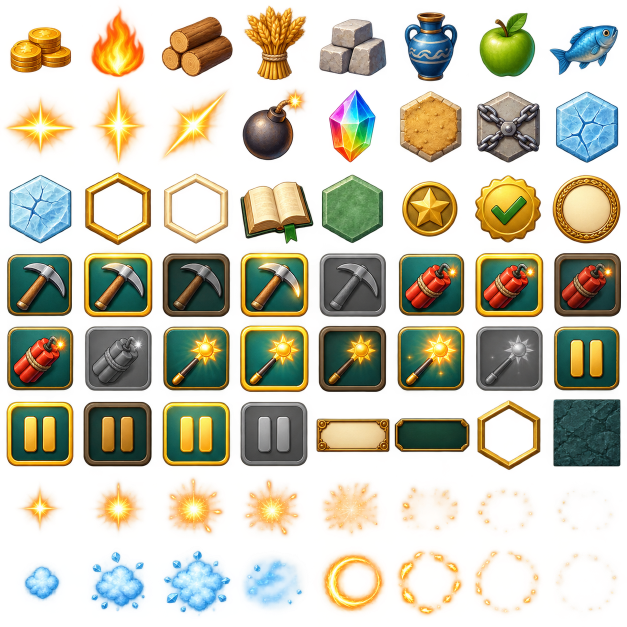
#> input picture engine/art/match3/source.png, 1254 x 1254 px (shown at 1/2 size)
$ python match3_atlas.py
#> lines starting #> are read from the running program, lines starting #| are printed output that depends on the picture
#!/usr/bin/env python3
"""Build/check the engine skin and single-texture game overrides, preserving alpha.

Default source: one authored ImageGen atlas. Only crop/rotate/resize registration
is used. Game overrides copy their existing RGBA canvases byte-for-byte; no
control states are recolored or derived. --check never writes runtime assets.
"""
import argparse
import importlib.util
import hashlib
import io
import json
import math
from pathlib import Path

from PIL import Image

ROOT = Path(__file__).resolve().parents[1]
STATES = ['normal', 'selected', 'pressed', 'hover', 'disabled']
NAMES = ([f'kind-{i}' for i in range(8)] +
         ['ray-row', 'ray-column', 'ray-diagonal', 'bomb', 'prism', 'sand', 'chain', 'ice-2',
          'ice-1', 'selected', 'hint', 'guide', 'cell-mask', 'score', 'complete', 'moves'] +
         [f'{tool}-{state}' for tool in ['pickaxe', 'dynamite', 'sunburst', 'pause'] for state in STATES] +
         ['hud-panel', 'tool-tray', 'board-frame', 'background'] +
         [f'spark-{i}' for i in range(8)] + [f'ice-puff-{i}' for i in range(4)] + [f'impact-{i}' for i in range(4)])
HEX = {'sand', 'chain', 'ice-2', 'ice-1', 'selected', 'hint', 'cell-mask', 'board-frame'}


def lua_table(frames, path=None):
    header = '-- Generated by python3 tools/match3_atlas.py; do not edit.\nreturn {\n'
    if path:
        header += f'    path="{path}",\n    frames={{\n'
    indent = '        ' if path else '    '
    for name, box in frames.items():
        header += indent + f'["{name}"]={{' + ','.join(map(str, box)) + '},\n'
    return header + ('    },\n' if path else '') + '}\n'


def write_asset(path, value):
    if isinstance(value, str):
        value = value.encode()
    path.parent.mkdir(parents=True, exist_ok=True)
    path.write_bytes(value)


def png(image):
    result = io.BytesIO()
    image.save(result, format='PNG', optimize=True)
    return result.getvalue()


def fingerprint(path):
    return hashlib.sha256(path.read_bytes()).hexdigest()


def provenance(inputs, outputs):
    # Registration and JPEG decoding are authoring steps. Verify the exact
    # recipe, inputs AND registered deliverables without reauthoring artwork
    # through a different platform's resampling/decoder implementation.
    return {'recipe': fingerprint(Path(__file__)),
            'inputs': {str(p.relative_to(ROOT)): fingerprint(p) for p in sorted(set(inputs))},
            'outputs': {str(p.relative_to(ROOT)): fingerprint(p) for p in sorted(set(outputs))}}


# [9 lines left out: function verify_provenance, not called in this run]


def build_default(check):
#> called with check = False
    manifest_path = ROOT / 'engine/art/match3/manifest.json'
    if check:
        verify_provenance(manifest_path)
        return (ROOT / 'engine/data/match3.png').read_bytes()
    source = Image.open(ROOT / 'engine/art/match3/source.png').convert('RGBA')
#> source is the input picture: PIL image 1254x1254 RGBA; mean R, G, B, A 111.7, 98.7, 53.2, 107.8
    brick = Image.open(ROOT / 'engine/art/match3/source-brick.png').convert('RGBA')
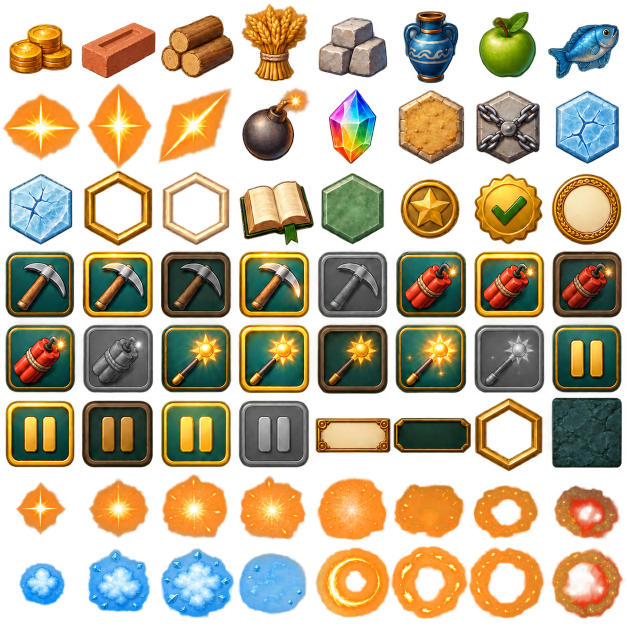
#> input picture engine/art/match3/source-brick.png, 1254 x 1254 px (shown at 1/2 size)
#> brick is the input picture: PIL image 1254x1254 RGBA; mean R, G, B, A 97.5, 79.7, 47.4, 139
    rows = [0, 167, 338, 499, 644, 795, 947, 1103, 1254]
    assert source.size == (1254, 1254)
    image = Image.new('RGBA', (1024, 1024))
#> image: PIL image 1024x1024 RGBA; every value is 0
    frames, registration = {}, {}
    for i, name in enumerate(NAMES):
        row, col = divmod(i, 8)
        box = [round(col * source.width / 8), rows[row], round((col + 1) * source.width / 8), rows[row + 1]]
        sprite = source.crop(box)
        if name == 'kind-1':
            box = [156, 36, 315, 163]
            sprite = brick.crop(box)
        angle = 30 if name in HEX else 0
        if angle:
            sprite = sprite.rotate(angle, Image.Resampling.BICUBIC, expand=True)
        sprite.thumbnail((124, 124), Image.Resampling.LANCZOS)
        x, y = col * 128, row * 128
        image.paste(sprite, (x + (128 - sprite.width) // 2, y + (128 - sprite.height) // 2))
        frames[name] = [x, y, 128, 128]
        registration[name] = {'crop': box, 'rotation': angle, 'size': list(sprite.size), 'runtime': frames[name]}
        if name == 'kind-1':
            registration[name]['source'] = 'engine/art/match3/source-brick.png'
            registration[name]['prompt'] = 'engine/art/match3/brick.prompt.txt'
#> this loop made 64 passes
#> pass 1, in build_default, `sprite = source.crop(box)`:
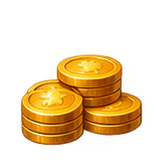
#> sprite: PIL image 157x167 RGBA; mean R, G, B, A 91.4, 59.8, 6.6, 76.2; transparent parts drawn white
#> pass 2, in build_default, `sprite = source.crop(box)`:
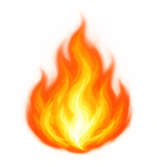
#> sprite: PIL image 157x167 RGBA; mean R, G, B, A 156.8, 76, 9.7, 80.1; transparent parts drawn white
#> pass 2, in build_default, `sprite = brick.crop(box)`:
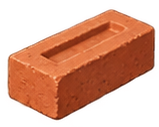
#> sprite: PIL image 159x127 RGBA; mean R, G, B, A 112.2, 50.8, 27.4, 130.5; transparent parts drawn white
#> pass 3, in build_default, `sprite = source.crop(box)`:
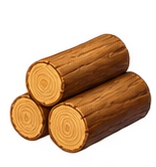
#> sprite: PIL image 156x167 RGBA; mean R, G, B, A 94.4, 54.4, 19.6, 107.5; transparent parts drawn white
#> after the loop:
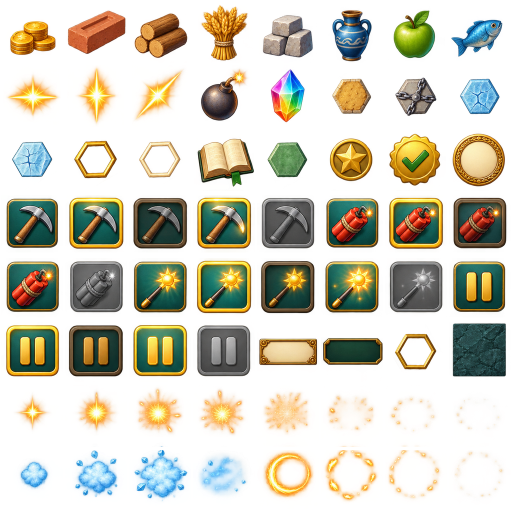
#> image: PIL image 1024x1024 RGBA (shown at 1/2 size); mean R, G, B, A 92.8, 81.9, 43.9, 92.6; transparent parts drawn white
#> after the loop:
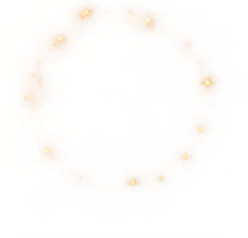
#> sprite: PIL image 124x119 RGBA (shown 2 times larger); mean R, G, B, A 146.1, 75.5, 13.1, 3.7; transparent parts drawn white
#> after the loop, frames = 64 items; registration = 64 items
    frames["glow"] = frames["spark-0"]
    raw = png(image)
    write_asset(ROOT / 'engine/data/match3.png', raw)
    write_asset(ROOT / 'engine/match3_frames.lua', lua_table(frames))
#> the loop in lua_table, `for name, box in frames.items():` made 65 passes
#> (name, box) on passes 1 to 12: ('kind-0', [0, 0, 128, 128]), ('kind-1', [128, 0, 128, 128]), ('kind-2', [256, 0, 128, 128]), ('kind-3', [384, 0, 128, 128]), ('kind-4', [512, 0, 128, 128]), ('kind-5', [640, 0, 128, 128]), ('kind-6', [768, 0, 128, 128]), ('kind-7', [896, 0, 128, 128]), ('ray-row', [0, 128, 128, 128]), ('ray-column', [128, 128, 128, 128]), ('ray-diagonal', [256, 128, 128, 128]), ('bomb', [384, 128, 128, 128])
    manifest = {'generator': 'built-in image_gen; one atlas, all icon/control states together',
                'source': 'engine/art/match3/source.png', 'prompt': 'engine/art/match3/prompt.txt',
                'kinds': ['gold', 'brick', 'timber', 'grain', 'stone', 'water', 'apple', 'fish'],
                'reference': 'https://www.gamehouse.com/blog/2016/04/cradle-of-rome-walkthrough/',
                'runtime': 'engine/data/match3.png', 'registration': registration,
                'reproduction': 'python3 tools/match3_atlas.py', 'review': 'docs/review/match3/README.md'}
    manifest['provenance'] = provenance(
        [ROOT / 'engine/art/match3' / name for name in ['source.png', 'source-brick.png', 'prompt.txt', 'brick.prompt.txt']],
        [ROOT / 'engine/data/match3.png', ROOT / 'engine/match3_frames.lua'])
    write_asset(manifest_path, json.dumps(manifest, indent=2) + '\n')
    return raw


# [70 lines left out: function build_game, not called in this run]


def main():
    parser = argparse.ArgumentParser(description=__doc__)
    parser.add_argument('--check', action='store_true')
    args = parser.parse_args()
    build_default(args.check)
    for game in ['relic-rush', 'christmas-market']:
        build_game(game, args.check)


if __name__ == '__main__':
#> (the run stopped early here; a loop or call above may not have finished)
